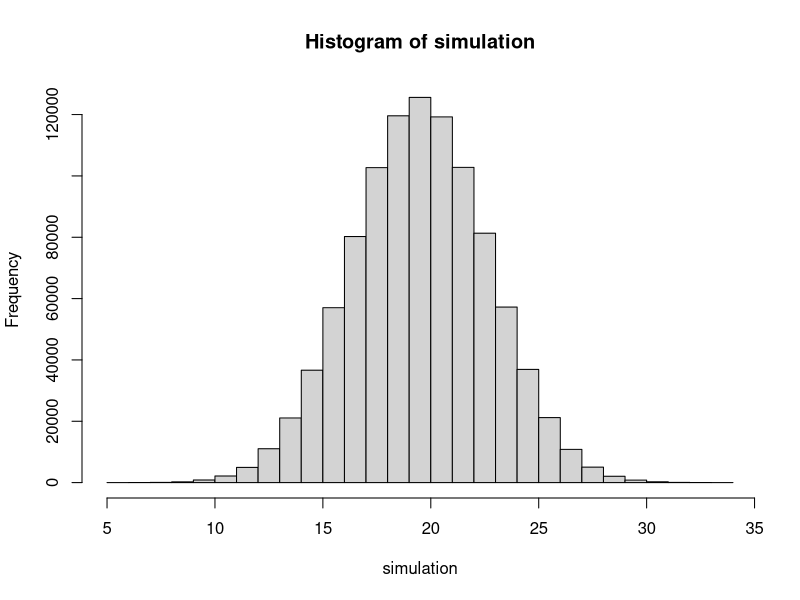

Reproduce this figure in R.
## ---- chunk 1
N <- 40
SIMS <- 10^6

#Assume 0 = tails, 1 = heads, we are sampling from [0,1] 40 times with replacement
simulation <- colSums(replicate(SIMS, sample(x = c(0,1), size = N, replace = TRUE)))
hist(simulation)
## ---- chunk 2
paste("SD", round(sqrt(0.5^2/N),3), sep = " = ")
## ---- chunk 3
paste("Mean",mean(simulation/N), sep = " = ")
paste("SD", round(sd(simulation/N),3), sep = " = ")
## ---- chunk 4

## ---- chunk 5

## ---- chunk 6

## ---- chunk 7

## ---- chunk 8

